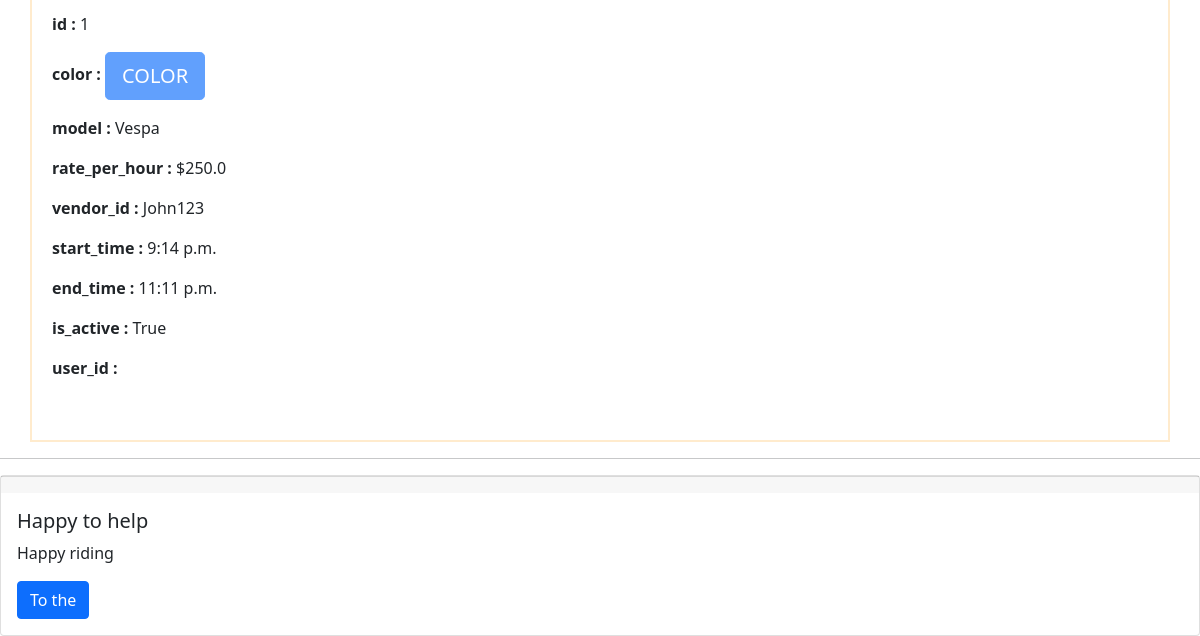
Page /scooter/rent (lower part) on the earlier database version.
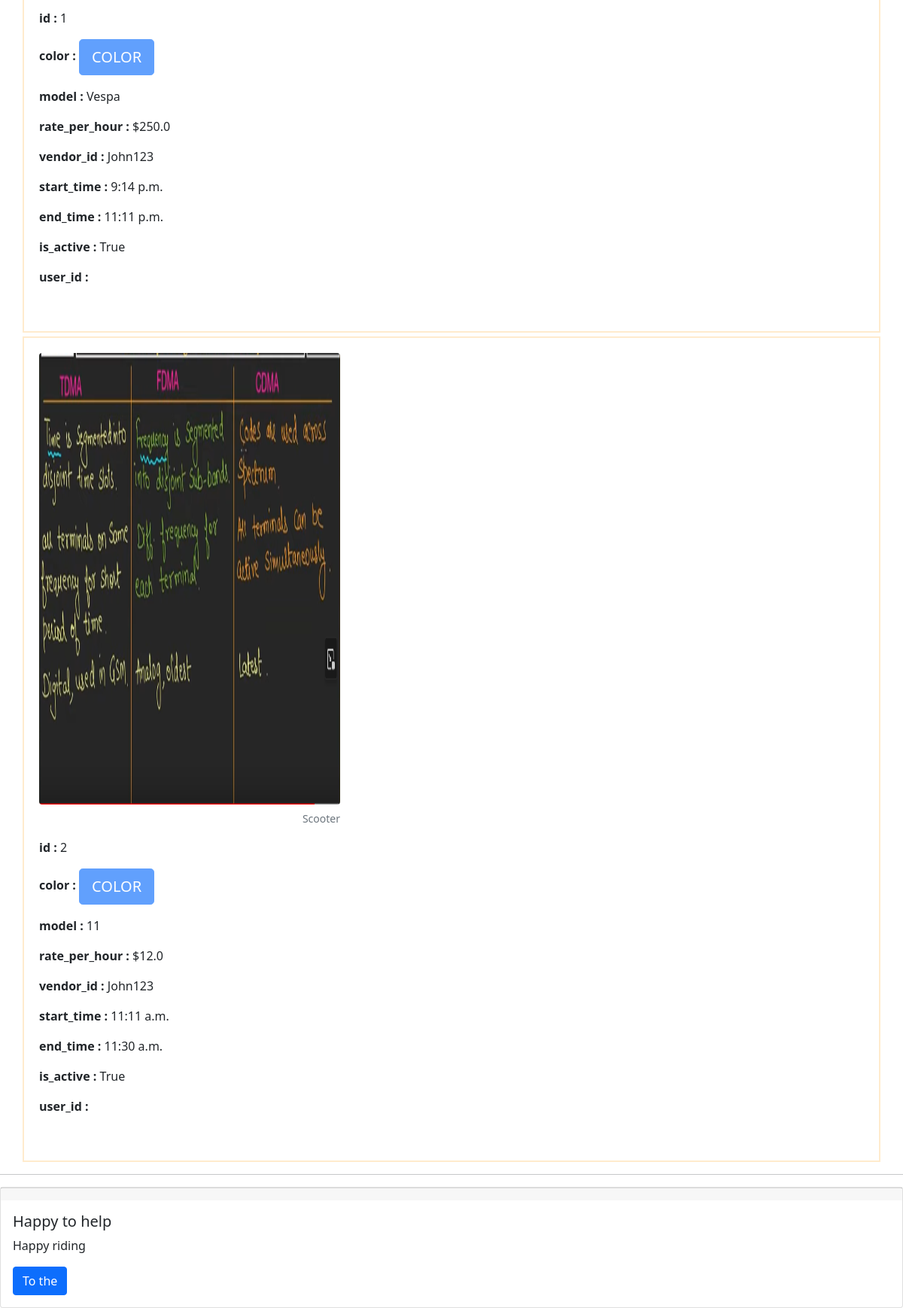
Same page on the later database version.
### Scooter/models.py (models this page shows, shortened)
class Scooter(models.Model):
    id = models.IntegerField(primary_key = True)
    color = models.CharField(max_length = 50)
    model = models.CharField(max_length = 100)
    rate_per_hour = models.FloatField(default = 0.0)
    vendor_id = models.ForeignKey(User,on_delete = models.CASCADE)
    start_time = models.TimeField()
    end_time = models.TimeField()
    is_active = models.BooleanField(default = False)
    user_id = models.CharField(max_length = 100)
    image = models.ImageField(
            upload_to='static/images/uploads',
            default='default_scooter_image.jpg')

### User/models.py (models this page shows)
class User(AbstractBaseUser, PermissionsMixin):
    name = models.CharField(max_length = 100)
    username = models.CharField(max_length = 100,primary_key = True)
    email = models.CharField(max_length = 100,null=True)
    password = models.CharField(max_length = 100)
    confirm_password = models.CharField(max_length = 100,null = True)
    address = models.CharField(max_length = 500,null = True)
    age = models.IntegerField( default=18,
        validators=[
            MinValueValidator(18)
        ])
    amount = models.FloatField(default=0)
    userType = models.CharField(
        max_length = 20,
        choices = userType,
        default = "user"
        )
    is_active = models.BooleanField(default=True)
    is_staff = models.BooleanField(default=False)
    last_login = models.DateTimeField(default=timezone.now)  # Ensure this field is present
    date_joined = models.DateTimeField(default=timezone.now)
    groups = models.ManyToManyField(
        'auth.Group',
        related_name='custom_user_set',  # Avoid conflict with auth.User.groups
        blank=True,
        help_text='The groups this user belongs to.',
        verbose_name='groups'
    )
    user_permissions = models.ManyToManyField(
        'auth.Permission',
        related_name='custom_user_set',  # Avoid conflict with auth.User.user_permissions
        blank=True,
        help_text='Specific permissions for this user.',
        verbose_name='user permissions'
    )
    objects = CustomUserManager()
    USERNAME_FIELD = 'username'
    REQUIRED_FIELDS = ['email']
    def __str__(self):
        return self.username

### Scooter/views.py (the view)
# urls.py: path("rent", views.scooter_rent, name='rent')
def scooter_rent(request):
    scooters = Scooter.objects.all()
    return render(request,"scooter_renting.html",{'scooters':scooters})

### Scooter/templates/scooter_renting.html (shortened to what this page needs)
{% extends "base.html" %}
{% block content %}
    {% for scooter in scooters %}
    <div class="container" style="border: 2.5px solid  blanchedalmond; margin-bottom: 5px;">
        <figure class="figure">
            <img src="/{{scooter.image}}" class="figure-img img-fluid rounded" alt="...">
            <figcaption class="figure-caption text-end">Scooter</figcaption>
        </figure>
        <p> <b>id :</b> {{scooter.id}} </p>
        <p> <b>color :</b> <button type="button" class="btn btn-lg btn-primary"  style=" color:{{scooter.color}} background-color:{{scooter.color}};" disabled>   COLOR   </button></p>
        <p> <b>model :</b> {{scooter.model}} </p>
        <p> <b>rate_per_hour :</b> ${{scooter.rate_per_hour}} </p>
        <p> <b>vendor_id :</b> {{scooter.vendor_id}} </p>
        <p> <b>start_time :</b> {{scooter.start_time}} </p>
        <p> <b>end_time :</b> {{scooter.end_time}} </p>
        <p> <b>is_active :</b> {{scooter.is_active}} </p>
        <p> <b>user_id :</b> {{scooter.user_id.name}} </p>
        <br style="margin:5px;">
    </div>
    {% endfor %}
{% endblock content %}

Differences in the rows shown:
added Scooter: image (picture), id "2", model "11", rate_per_hour "12.0", vendor_id "John123", start_time "11:11 a.m.", end_time "11:30 a.m.", is_active "True"
